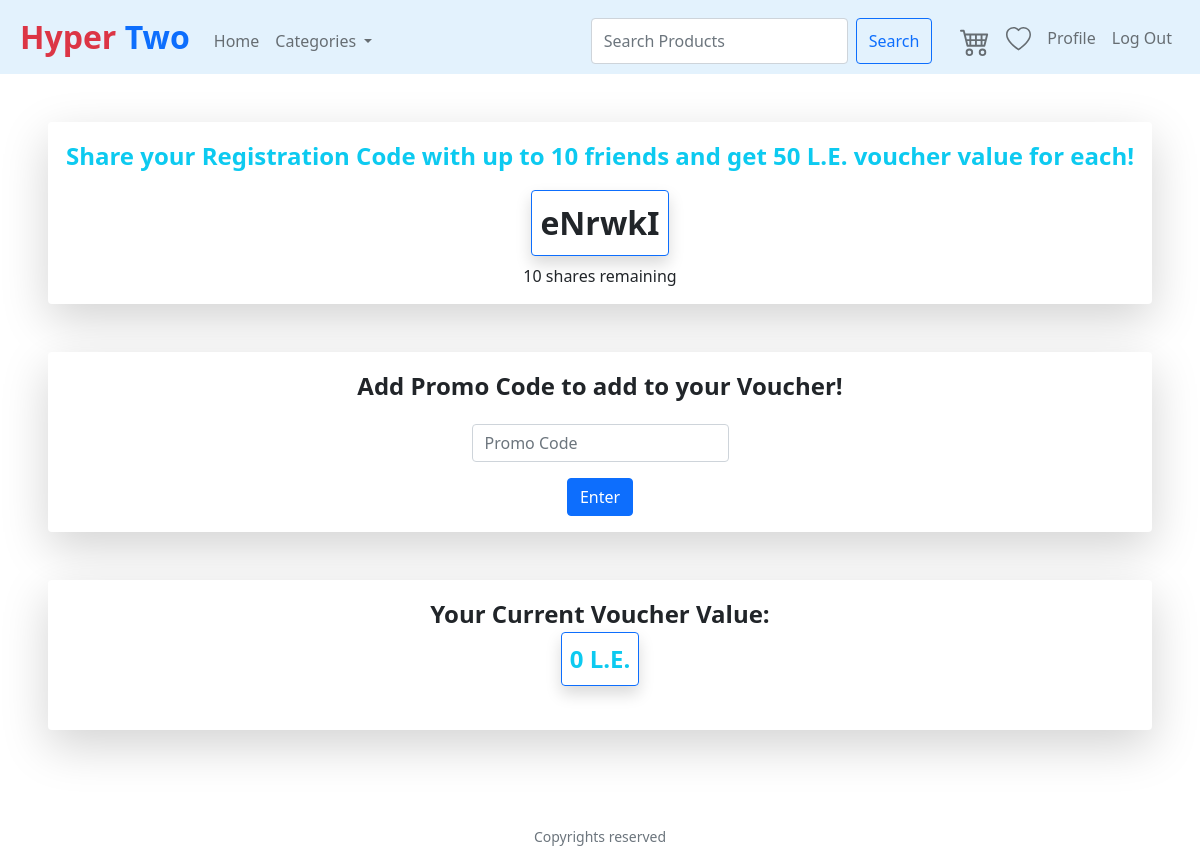
Before: /PromoCode (signed in) with the older database file.
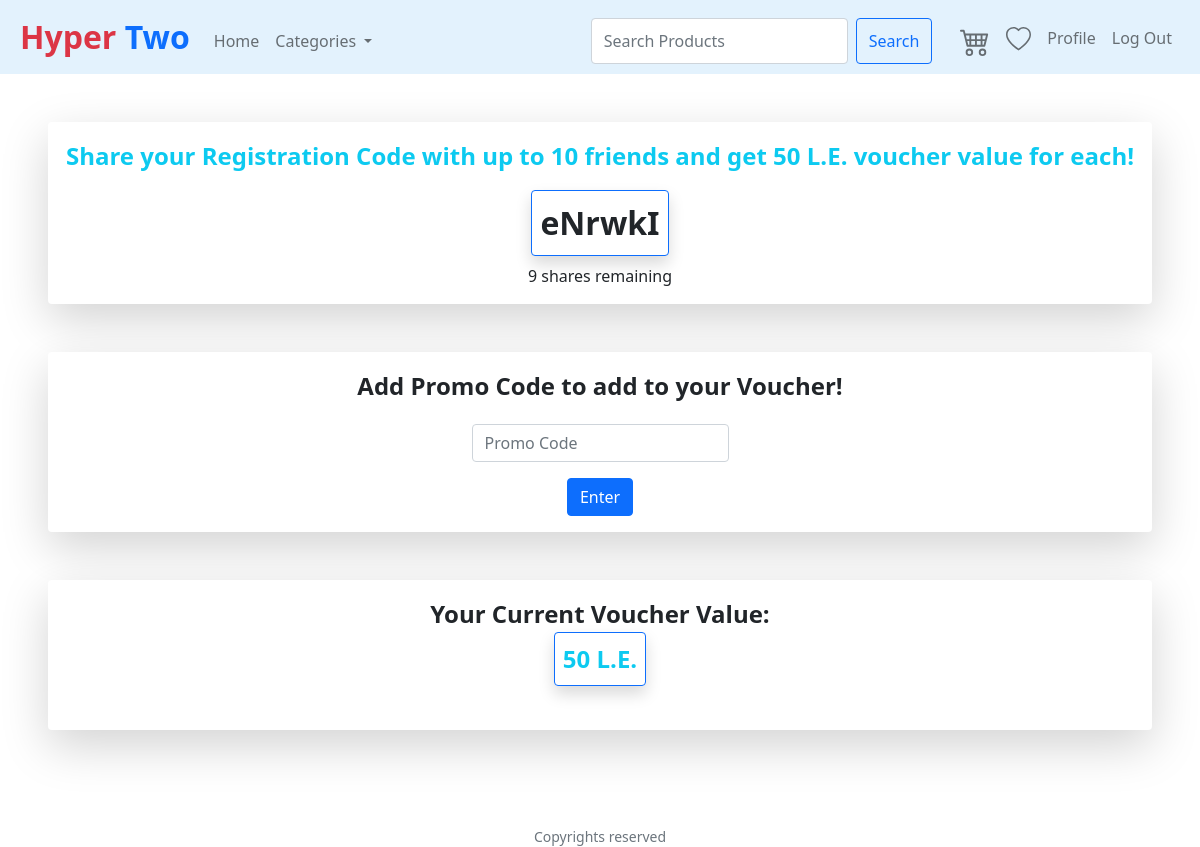
After: the same page with the newer database file.
### tables this page shows
CREATE TABLE Customer (CustomerID INTEGER PRIMARY KEY AUTOINCREMENT UNIQUE NOT NULL, Username VARCHAR (300) NOT NULL UNIQUE, Password VARCHAR (300) NOT NULL, FirstName VARCHAR (300) NOT NULL, LastName VARCHAR (300) NOT NULL, Address VARCHAR (500), PhoneNumber VARCHAR (20), RegisterationCode VARCHAR (30) UNIQUE, CodeShares INT, PromoCode VARCHAR (300), VoucherValue INT);

### application.py (the view)
@app.route("/PromoCode", methods=["GET", "POST"])
@login_required
def PromoCode():
    categories=GetCategories()
    rows = db.execute("SELECT * FROM Customer WHERE CustomerID = :id",
                         id=session["user_id"])
    if request.method == "POST":
        if not request.form.get("code"): #Check it's not empty
             return apology("Please enter Promo Code")
        if rows[0]["PromoCode"] is not None:
            return apology("You have entered a Promo Code before")
        promo = request.form.get("code")
        if rows[0]["RegisterationCode"] == promo :
            return apology("Promo Code isn't valid")
        query = db.execute("SELECT * FROM Customer WHERE RegisterationCode= :code", code=promo)
        if len(query) != 1:
            return apology("Promo Code isn't valid")
        shares=query[0]["CodeShares"]
        if shares == 0:
            return apology("Promo Code isn't valid")
        query = db.execute("UPDATE Customer SET CodeShares=CodeShares-1, VoucherValue = VoucherValue + 50 WHERE RegisterationCode= :code",code=promo)
        query = db.execute("UPDATE Customer SET PromoCode= :code, VoucherValue = VoucherValue + 100 WHERE CustomerID= :id",code=promo, id=session["user_id"])
        return redirect("/PromoCode")
    else:
        return render_template("PromoCode.html", categories=categories, row=rows[0])

### application.py (called while the page is built)
@app.after_request
def after_request(response):
    response.headers["Cache-Control"] = "no-cache, no-store, must-revalidate"
    response.headers["Expires"] = 0
    response.headers["Pragma"] = "no-cache"
    return response

def GetCategories():
    categories=db.execute("Select * from Categories order by CategoryName")
    today = date.today()
    saleproducts = db.execute("SELECT * FROM In_Sale_Products")
    for product in saleproducts:
        prodid=product["ProductID"]
        productdate = product["SaleEndDate"].split("-")
        productdate = date(int(productdate[0]),int(productdate[1]),int(productdate[2]))
        if productdate < today:
            query = db.execute("DELETE FROM In_Sale_Products WHERE ProductID= :prodid",prodid=prodid)
    return categories

### helpers.py (called while the page is built)
def login_required(f):
    @wraps(f)
    def decorated_function(*args, **kwargs):
        if session.get("user_id") is None:
            return redirect("/login")
        return f(*args, **kwargs)
    return decorated_function

### templates/PromoCode.html (shortened to what this page needs)
{% extends "layout.html" %}
{% block main %}
<div class="shadow-lg p-3 mb-5 bg-white rounded">
    <p style="font-size:x-large; font-weight: bold;" class="text-info">Share your Registration Code with up to 10 friends and get 50 L.E. voucher value for each!</p>
    <div class="border border-primary shadow p-2 mb-2 bg-white rounded" style="width:fit-content; margin:auto; padding-top:10px; padding-bottom:10px;font-size:xx-large; font-weight: bolder;"> {{row.RegisterationCode}} </div>
    <div> {{row.CodeShares}} shares remaining</div>
</div>
<div class="shadow-lg p-3 mb-5 bg-white rounded">
    <div style="font-size:x-large; font-weight: bold; padding-bottom: 20px;">
        Add Promo Code to add to your Voucher!
    </div>
    <form action="/PromoCode" method="post">
        <div class="mb-3">
            <input autocomplete="off" autofocus class="form-control" name="code" placeholder="Promo Code" type="text">
        </div>
        <button class="btn btn-primary" type="submit">Enter</button>
    </form>
</div>
<div class="shadow-lg p-3 mb-5 bg-white rounded">
    <div style="font-size:x-large; font-weight: bold; padding-bottom: 20px;">
        Your Current Voucher Value: <p class="border border-primary text-info shadow p-2 mb-2 rounded " style="width:fit-content; margin:auto; padding-top:10px; padding-bottom:10px;""> {{row.VoucherValue}} L.E. </p>
    </div>
</div>
{% endblock %}

### templates/layout.html (shortened to what this page needs)
<!DOCTYPE html>
<html lang="en">
    <head>
        <link href="https://cdn.jsdelivr.net/npm/bootstrap@5.0.0-beta1/dist/css/bootstrap.min.css" rel="stylesheet">
        <link rel="stylesheet" href="https://cdnjs.cloudflare.com/ajax/libs/font-awesome/4.7.0/css/font-awesome.min.css">
        <link href="/static/styles.css" rel="stylesheet">
    </head>
    <body>
        <nav class="navbar navbar-expand-md navbar-light" style="background-color: #e3f2fd;">
            <a class="navbar-brand" href="/"><span class="text-danger">Hyper </span><span class="text-primary">Two</span> </a>
            <ul class="navbar-nav mr-auto mt-2">
                <li class="nav-item"><a class="nav-link" href="/">Home</a></li>
                <li class="nav-item dropdown">
                    <a class="nav-link dropdown-toggle" href="#" id="navbarDropdownMenuLink" role="button" data-bs-toggle="dropdown" aria-expanded="false">
                      Categories
                    </a>
                </li>
            </ul>
            <ul class="navbar-nav ml-auto mt-2" style="position: Absolute; right: 20px;">
                <form class="d-flex" action="/search" method="get" style="padding-right: 20px;">
                    <input class="form-control me-2" name="search_for" type="search" placeholder="Search Products" aria-label="Search">
                    <button class="btn btn-outline-primary" type="submit">Search</button>
                  </form>
                {% if session.user_id %}
                        <li class="nav-item"><a class="nav-link" href="/cart"></a></li>
                          <li class="nav-item"><a class="nav-link" href="/wishlist"></a></li>
                        <li class="nav-item"><a class="nav-link" href="/Profile">Profile</a></li>
                        <li class="nav-item"><a class="nav-link" href="/logout">Log Out</a></li>
                {% else %}
                        <li class="nav-item"><a class="nav-link" href="/register">Register</a></li>
                        <li class="nav-item"><a class="nav-link" href="/login">Log In</a></li>
                {% endif %}
             </ul>
        </nav>
        <main class="container-fluid p-5">
            {% block main %}{% endblock %}
        </main>
        <footer class="small text-center text-muted">
            Copyrights reserved
        </footer>
    </body>
</html>

### static/styles.css (style rules this page uses)
body { perspective: 1000px; transform-style: preserve-3d; }
nav .navbar-brand { font-size: xx-large; padding-left: 20px; font-weight: bolder; }
main .form-control { display: inline-block; width: auto; }
main { overflow-x: auto; text-align: center; }
main button { background-color: #537fbe; text-align: left; }

Changed rows visible on the page:
changed Customer "eNrwkI": CodeShares "10" → "9"; VoucherValue "0" → "50"
